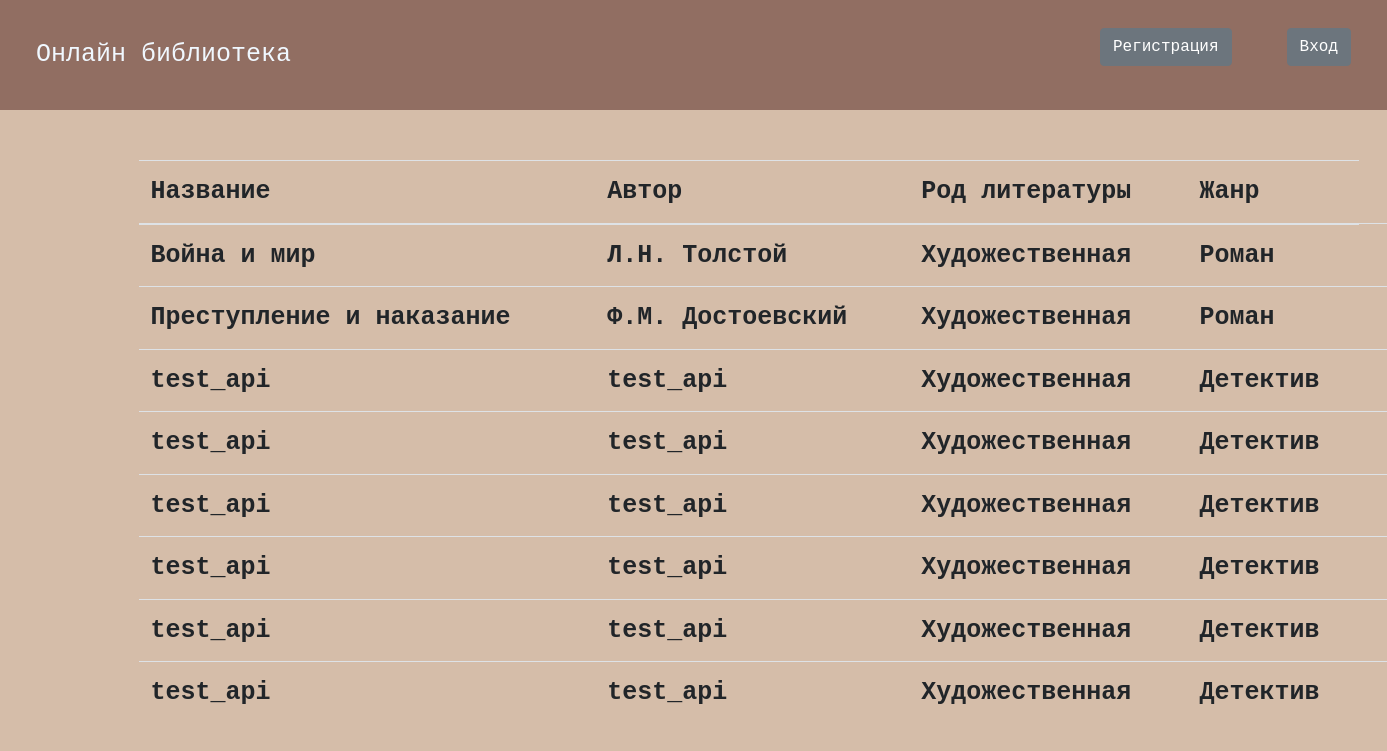
The page / on the database its author committed.
### data/books.py (models this page shows, shortened)
class Book(SqlAlchemyBase, SerializerMixin):
    __tablename__ = 'books'
    id = sqlalchemy.Column(sqlalchemy.Integer, primary_key=True, autoincrement=True)
    title = sqlalchemy.Column(sqlalchemy.String)
    author = sqlalchemy.Column(sqlalchemy.String)
    type_of_fiction_id = sqlalchemy.Column(sqlalchemy.Integer, sqlalchemy.ForeignKey("literature_types.id"))
    genre_id = sqlalchemy.Column(sqlalchemy.Integer, sqlalchemy.ForeignKey("genres.id"))
    publish_year = sqlalchemy.Column(sqlalchemy.Integer, nullable=True)
    path_to_file = sqlalchemy.Column(sqlalchemy.String, nullable=True)
    genre = orm.relationship("Genres")
    type_of_fiction = orm.relationship("LiteratureTypes")

### data/literature_types.py (models this page shows)
class LiteratureTypes(SqlAlchemyBase, SerializerMixin):
    __tablename__ = 'literature_types'
    id = sqlalchemy.Column(sqlalchemy.Integer, primary_key=True, autoincrement=True)
    name = sqlalchemy.Column(sqlalchemy.String)
    def __repr__(self):
        return self.name

### data/genres.py (models this page shows)
class Genres(SqlAlchemyBase, SerializerMixin):
    __tablename__ = 'genres'
    id = sqlalchemy.Column(sqlalchemy.Integer, primary_key=True, autoincrement=True)
    name = sqlalchemy.Column(sqlalchemy.String)
    def __repr__(self):
        return self.name

### server.py (the view)
@app.route("/")
def index():
    sess = db_session.create_session()
    books = sess.query(Book).all()
    return flask.render_template("index.html", books=books, title="Онлайн библиотека")

### data/db_session.py (called while the page is built)
def create_session() -> Session:
    global __factory
    return __factory()

### templates/index.html (shortened to what this page needs)
{% extends "base.html" %}
{% block content %}
    <div class="books">
        <table class="table">
          <thead>
            <tr>
              <th>Название</th>
              <th>Автор</th>
              <th>Род литературы</th>
              <th>Жанр</th>
            </tr>
          </thead>
          <tbody>
            {% for book in books %}
              <tr>
                <th>{{book.title}} </th>
                <th>{{ book.author }}</th>
                {% if not book.type_of_fiction %}
                <th>Не указан</th>
                {% else %}
                 <th>{{ book.type_of_fiction }}</th>
                {% endif %}
                {% if not book.genre %}
                <th>Не указан</th>
                {% else %}
                <th>{{ book.genre }}</th>
                {% endif %}
                 {% if not book.path_to_file %}
                  <th  style="display: none;"><a href="/download/{{ book.id }}"><img src="static/img/download.png"></a></th>
                 {% else %}
                   <th><a href="/download/{{ book.id }}"><img src="static/img/download.png"></a></th>
                 {% endif %}
                </tr>
            {% endfor %}
          </tbody>
        </table>
    </div>
{% endblock %}

### templates/base.html (shortened to what this page needs)
<!DOCTYPE html>
<html lang="en">
<head>
    <link rel="stylesheet" href="https://stackpath.bootstrapcdn.com/bootstrap/4.4.1/css/bootstrap.min.css"
>
    <link rel="stylesheet" type="text/css" href="/static/css/style.css"/>
</head>
<body>
    <header class="navbar">
        <a style="text-decoration: none; color:aliceblue;" href="/">Онлайн библиотека</a>
        {% if current_user.is_authenticated %}
            <a class="navbar-brand" style="color: aliceblue;" href="/logout">{{ current_user.name }}</a>
        {% else %}
            <p>
                <a class="btn btn-secondary" href="/register">Регистрация</a>
                <a class="btn btn-secondary" href="/login">Вход</a>
            </p>
        {% endif %}
    </header>
<main role="main" class="container">
    {% block content %}{% endblock %}
</main>
</body>
</html>

### static/css/style.css (style rules this page uses)
header { background-color:#916e62; padding: 10px; color: aliceblue; }
body { background-color: #d5bda9; color: aliceblue; font-family:'Courier New', Courier, monospace; font-size: 25px; }
a { margin: 20px; font-family:'Courier New', Courier, monospace; font-size: 25px; }
.books { margin-top: 50px; width: 120%; margin-left:auto ; }

### rows shown on the page
Book: title "Война и мир", author "Л.Н. Толстой", type_of_fiction "Художественная", genre "Роман"
Book: title "Преступление и наказание", author "Ф.М. Достоевский", type_of_fiction "Художественная", genre "Роман"
Book: title "test_api", author "test_api", type_of_fiction "Художественная", genre "Детектив"
Book: title "test_api", author "test_api", type_of_fiction "Художественная", genre "Детектив"
Book: title "test_api", author "test_api", type_of_fiction "Художественная", genre "Детектив"
Book: title "test_api", author "test_api", type_of_fiction "Художественная", genre "Детектив"
Book: title "test_api", author "test_api", type_of_fiction "Художественная", genre "Детектив"
Book: title "test_api", author "test_api", type_of_fiction "Художественная", genre "Детектив"
